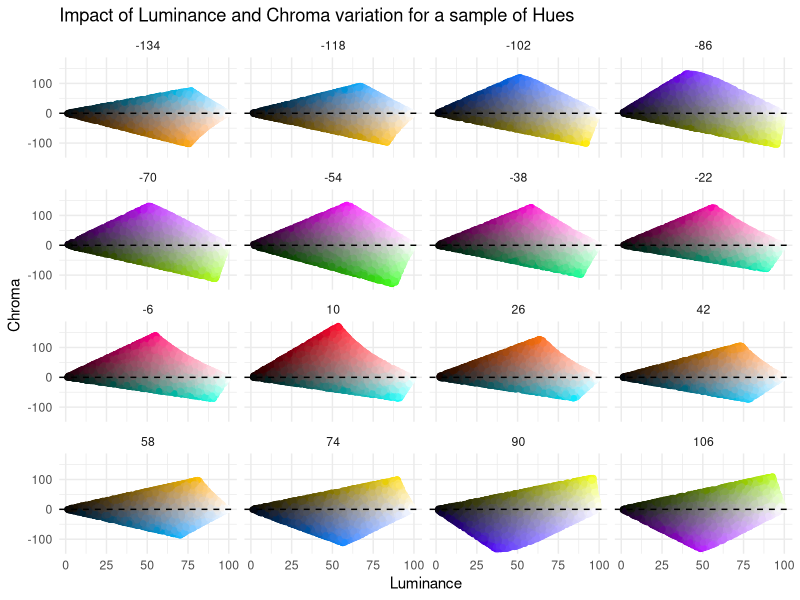

Reproduce this figure in R.
## ---- chunk 1
library(tidyverse)
library(colorspace)

# -134:107

output<-NULL
for(h in seq(-134,107,16)){
  # print(h)
  z=expand.grid(
  l=seq(1,150,.1),#
  c=seq(-200,200,.1) #
  ) %>% 
    mutate(
      h=h,
      color=hex(polarLUV(H=h,C=c,L=l))
      ) %>% 
    filter(!is.na(color)) %>% #
    slice_sample(n=10000,replace = T) %>% 
    distinct()
  
  output<-bind_rows(output,z)
  
}

## ---- chunk 2
ggplot(output)+
  geom_point(aes(x=l,y=c),color=output$color)+
  geom_hline(yintercept = 0, linetype=2)+
  theme_minimal()+
  labs(x="Luminance",y="Chroma",title="Impact of Luminance and Chroma variation for a sample of Hues")+
  facet_wrap(h~.)
